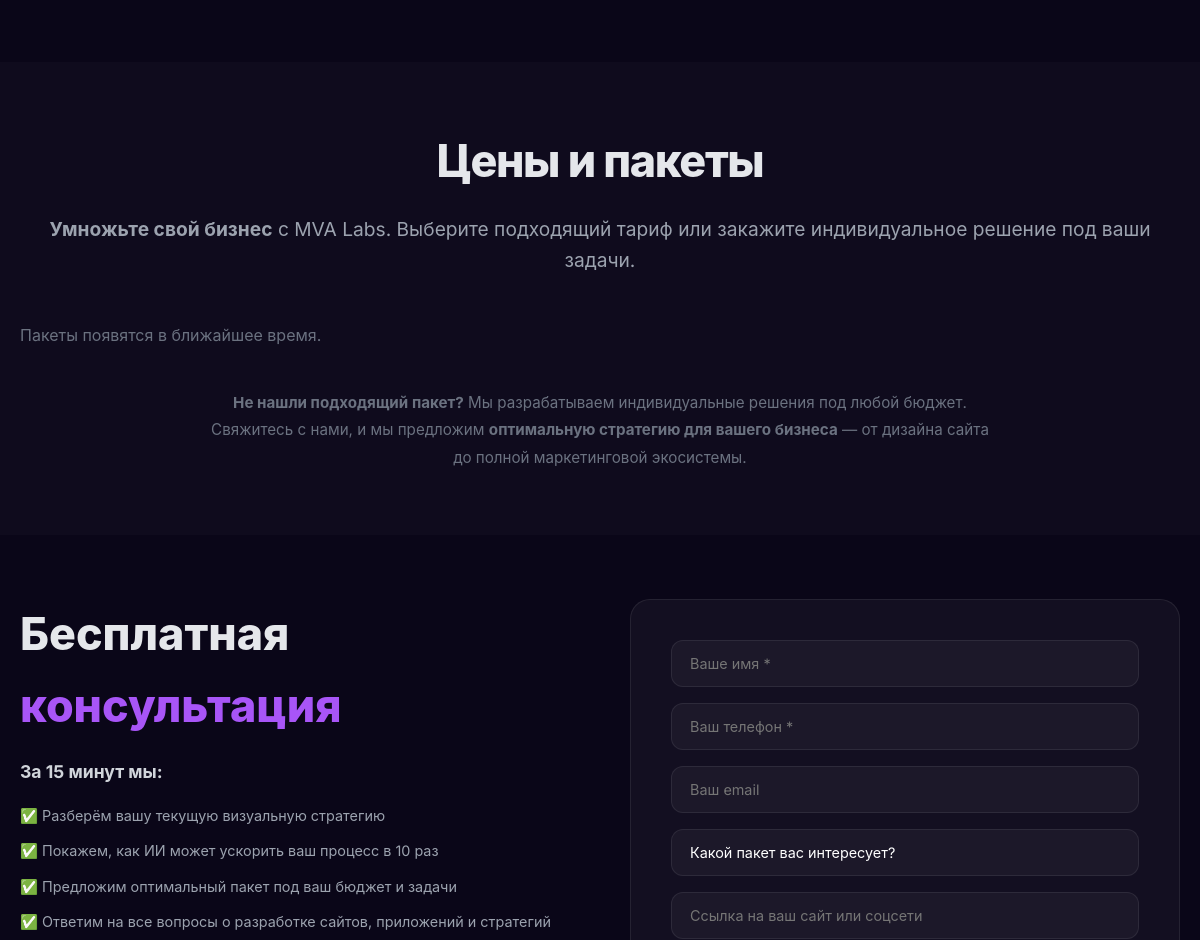
Before: / (middle part) with the older database file.
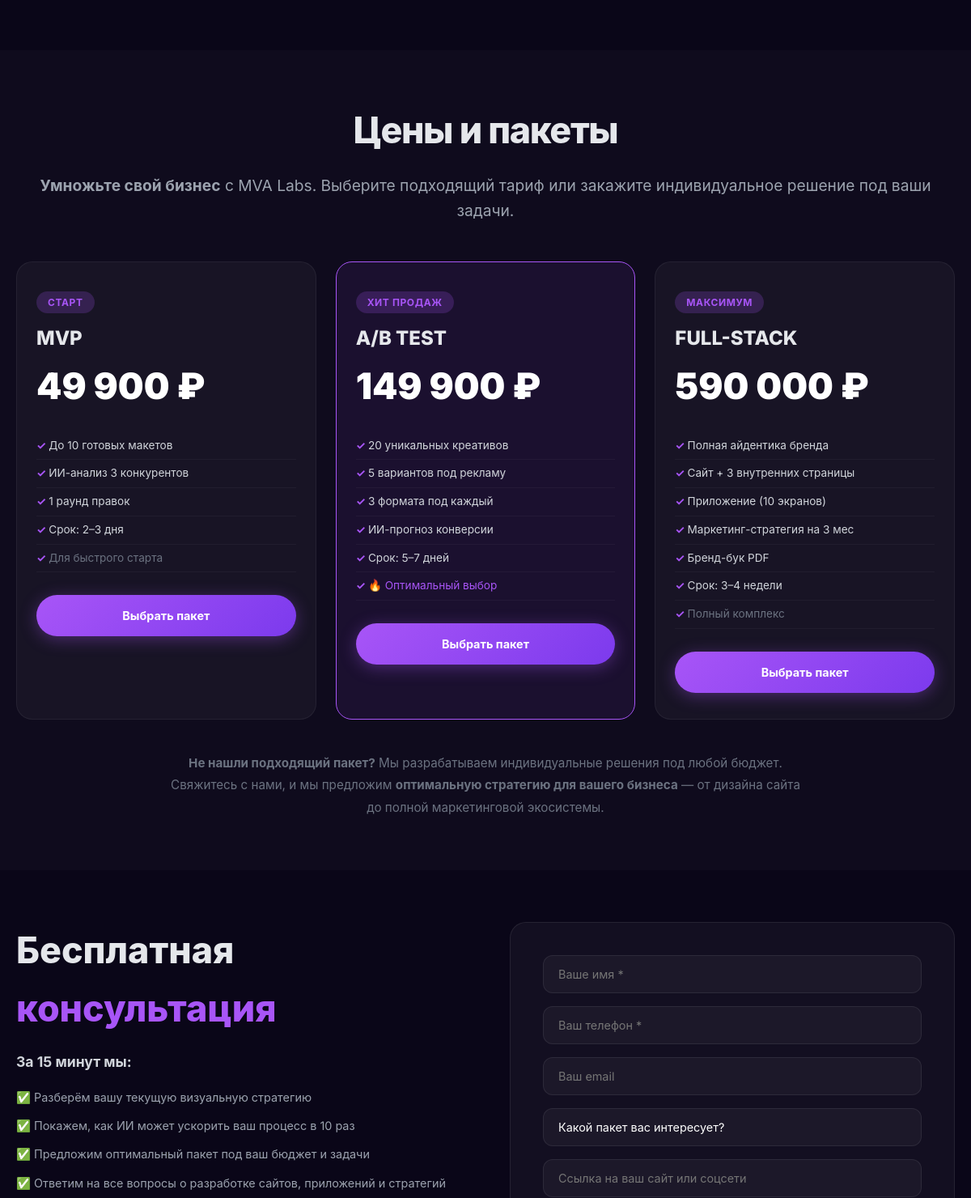
After: the same page with the newer database file.
### tables this page shows
CREATE TABLE `price_packages` (
    `id` INT(11) NOT NULL AUTO_INCREMENT,
    `name` VARCHAR(100) NOT NULL,
    `badge` VARCHAR(100),
    `price` VARCHAR(100) NOT NULL,
    `features` TEXT,
    `note` VARCHAR(255),
    `popular` TINYINT(1) DEFAULT 0,
    `sort_order` INT(11) DEFAULT 0,
    `active` TINYINT(1) DEFAULT 1,
    PRIMARY KEY (`id`)
);

### admin/config.php (called while the page is built, shortened)
<?php
function getPageContent($pdo, $key) {
    $stmt = $pdo->prepare("SELECT * FROM pages WHERE page_key = ?");
    $stmt->execute([$key]);
    return $stmt->fetch();
}
?>

### index.php (the view, shortened to what this page needs)
<?php
require_once __DIR__ . '/cache.php';
require_once __DIR__ . '/admin/config.php';
$pricesText = getPageContent($pdo, 'prices');
$pricePackages = $pdo->query("SELECT * FROM price_packages WHERE active = 1 ORDER BY sort_order, id")->fetchAll();
?>
<!DOCTYPE html>
<html lang="ru">
<head>
    <link rel="stylesheet" href="style.css">
</head>
<body>
    <section class="portfolio" id="portfolio" aria-labelledby="portfolio-title">
    </section>
    <section class="prices" id="prices" aria-labelledby="prices-title">
        <div class="container">
            <h2 class="section-title" id="prices-title">
                <?= $pricesText['title'] ?? 'Выберите свой <span class="highlight">пакет</span>' ?>
            </h2>
            <p class="section-subtitle">
                <?= $pricesText['content'] ?? '<strong>Умножьте свой бизнес</strong> с MVA Labs. Выберите подходящий тариф или закажите индивидуальное решение под ваши задачи.' ?>
            </p>
            <div class="prices__grid">
                <?php if (empty($pricePackages)): ?>
                    <p style="color: #6B7280;">Пакеты появятся в ближайшее время.</p>
                <?php else: ?>
                    <?php foreach ($pricePackages as $pkg): ?>
                        <div class="price-card <?= $pkg['popular'] ? 'price-card--popular' : '' ?>">
                            <?php if (!empty($pkg['badge'])): ?>
                                <div class="price-card__badge"><?= htmlspecialchars($pkg['badge']) ?></div>
                            <?php endif; ?>
                            <h3><?= htmlspecialchars($pkg['name']) ?></h3>
                            <div class="price-card__price"><?= htmlspecialchars($pkg['price']) ?></div>
                            <ul class="price-card__list">
                                <?php foreach (array_filter(array_map('trim', explode("\n", $pkg['features'] ?? ''))) as $feature): ?>
                                    <li><?= htmlspecialchars($feature) ?></li>
                                <?php endforeach; ?>
                                <?php if (!empty($pkg['note'])): ?>
                                    <li style="color: <?= $pkg['popular'] ? '#A855F7' : '#6B7280' ?>; font-size: 0.85rem;"><?= htmlspecialchars($pkg['note']) ?></li>
                                <?php endif; ?>
                            </ul>
                            <a href="#form" class="btn btn--primary btn--full">Выбрать пакет</a>
                        </div>
                    <?php endforeach; ?>
                <?php endif; ?>
            </div>
            <div style="text-align: center; margin-top: 40px; max-width: 800px; margin-left: auto; margin-right: auto;">
                <p style="color: #6B7280; font-size: 0.95rem; line-height: 1.8;">
                    <strong>Не нашли подходящий пакет?</strong> Мы разрабатываем индивидуальные решения под любой бюджет.
                    Свяжитесь с нами, и мы предложим <strong>оптимальную стратегию для вашего бизнеса</strong> —
                    от дизайна сайта до полной маркетинговой экосистемы.
                </p>
            </div>
        </div>
    </section>
    <section class="form-section" id="form" aria-labelledby="form-title">
        <div class="container">
            <div class="form-section__inner">
                <div class="form-section__info">
                    <h2 id="form-title">Бесплатная <span class="highlight">консультация</span></h2>
                    <p><strong>За 15 минут мы:</strong></p>
                    <ul>
                        <li>✅ Разберём вашу текущую визуальную стратегию</li>
                        <li>✅ Покажем, как ИИ может ускорить ваш процесс в 10 раз</li>
                        <li>✅ Предложим оптимальный пакет под ваш бюджет и задачи</li>
                        <li>✅ Ответим на все вопросы о разработке сайтов, приложений и стратегий</li>
                    </ul>
                </div>
                <form class="form" id="telegramForm" method="POST" action="bot.php">
                    <input type="text" name="name" placeholder="Ваше имя *" required aria-required="true">
                    <input type="tel" name="phone" placeholder="Ваш телефон *" required aria-required="true">
                    <input type="email" name="email" placeholder="Ваш email" aria-label="Электронная почта">
                    <select name="package" aria-label="Выберите пакет услуг">
                        <option value="">Какой пакет вас интересует?</option>
                    </select>
                    <input type="text" name="site" placeholder="Ссылка на ваш сайт или соцсети">
                </form>
            </div>
        </div>
    </section>
</body>
</html>

Changed rows visible on the page:
added price_packages: badge "СТАРТ", name "MVP", price "49 900 ₽", features "До 10 готовых макетов", features "ИИ-анализ 3 конкурентов", features "1 раунд правок", features "Срок: 2–3 дня", note "Для быстрого старта"
added price_packages: badge "ХИТ ПРОДАЖ", name "A/B TEST", price "149 900 ₽", features "20 уникальных креативов", features "5 вариантов под рекламу", features "3 формата под каждый", features "ИИ-прогноз конверсии", features "Срок: 5–7 дней", note "🔥 Оптимальный выбор", popular 1 (drawn)
added price_packages: badge "МАКСИМУМ", name "FULL-STACK", price "590 000 ₽", features "Полная айдентика бренда", features "Сайт + 3 внутренних страницы", features "Приложение (10 экранов)", features "Маркетинг-стратегия на 3 мес", features "Бренд-бук PDF", features "Срок: 3–4 недели", note "Полный комплекс"
Other visible differences:
text no longer shown: "Пакеты появятся в ближайшее время."
